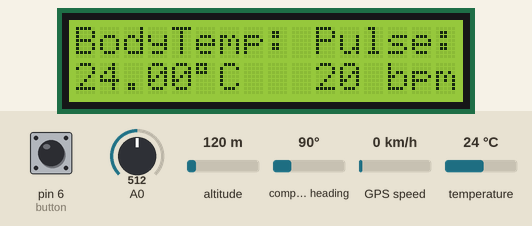
A sketch run on a simulated Arduino Uno, built with avr-gcc and run on an emulated ATmega328P. On the bench: 16×2 character LCD. The test bench sets the inputs (shaded band); at power-on: temperature 24 °C, A0 = 512, pin 6 (button) LOW, altitude 120 m, compass heading 90°, GPS speed 0 km/h. The GPS gets a fix after 3 s at 37.7749, -122.4194 with 8 satellites; the modem accepts every AT command (registered, SIM ready, sends succeed) and sends nothing else.

Above: at 2.3 s.
2.4 s: temperature set to 10.7 °C
At 3.0 s:
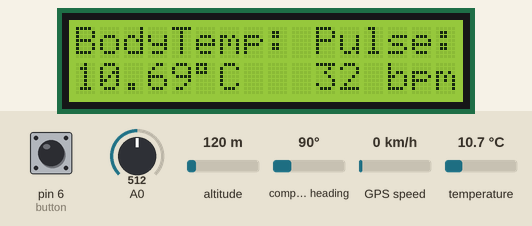
5.0 s: temperature set to 9.3 °C
At 8.0 s:
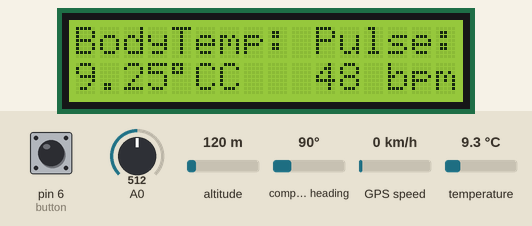
8.3 s: A0 set to 111
At 9.6 s:
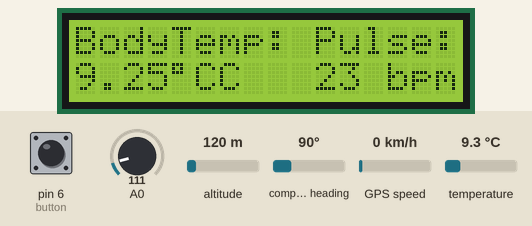
10.7 s: A0 set to 98
At 14.5 s:
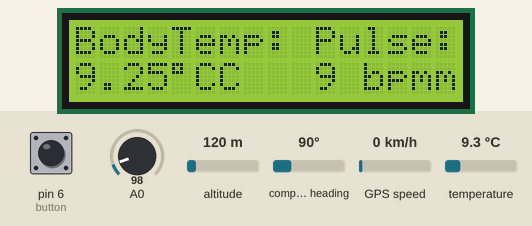
14.8 s: pin 6 (button) pulled HIGH for 1 s
At 17.9 s:
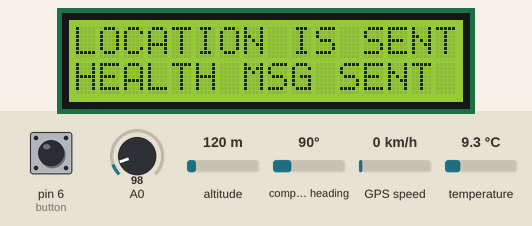
19.8 s: pin 6 (button) pulled HIGH for 3.2 s
At 24.0 s:
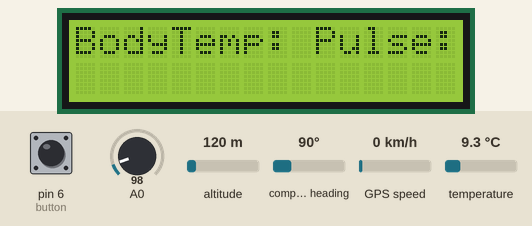
Timing chart, 0 to 25.5 s (numbered marks = the images above; inputs shaded):
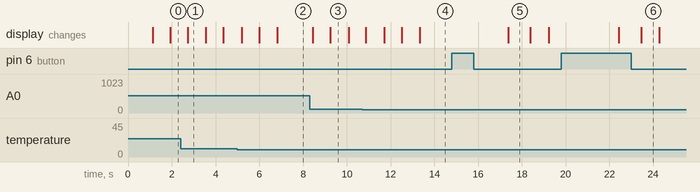

The sketch:

Health_and_GPS_tracking.ino
```cpp
#include <TinyGPS++.h>
#include <SoftwareSerial.h>
#include <LiquidCrystal_I2C.h>
#include <DallasTemperature.h>
#include <OneWire.h>
#include <Wire.h>

LiquidCrystal_I2C lcd(0x27, 16, 2);
SoftwareSerial GSM(2, 3);
#define button 6
#define ONE_WIRE_BUS 5


unsigned long t = 0;
unsigned long start = 0;
unsigned long p = 0;
const String PHONE = "+918889986226";

TinyGPSPlus gps;
OneWire onewire(ONE_WIRE_BUS);
DallasTemperature sensors(&onewire);

void setup() {
  Serial.begin(9600);
  GSM.begin(9600);

  pinMode(button, INPUT);
  sensors.begin();

  GSM.print("AT+CNMI=2,2,0,0,0");
  lcd.init();
  lcd.backlight();
  lcd.clear();
  lcd.home();
  lcd.print("Intializing....");
  delay(1000);
  lcd.clear();
  lcd.setCursor(0, 0);
  lcd.print("BodyTemp:");
  lcd.setCursor(10, 0);
  lcd.print("Pulse:");
  start = millis();
  p = millis();
}

int mybpm = 0;
float bt = 0;
bool l = 0;
void loop() {

  sensors.requestTemperatures();  //temperature

  bt = sensors.getTempCByIndex(0);
  lcd.setCursor(0, 1);
  lcd.print(bt);
  lcd.write(223);  // Serial.print("\xB0");  //shows degrees character
  lcd.print("C");

  mybpm = 0.6 * mybpm + 0.4* map(analogRead(A0), 0, 1023, 0, 100);
  lcd.setCursor(10, 1);
  lcd.print(mybpm);
  lcd.print(" bpm");

  while (Serial.available() > 0)
    if (gps.encode(Serial.read())) {
            if (!gps.location.isValid()) {
      }
    }

  if (millis() - start > 5000 && gps.charsProcessed() < 10) {
    start = millis();
  }


  if (digitalRead(button) == 1 || bt > 45) {
    msgAll();
    lcd.clear();
    lcd.home();
    lcd.print("LOCATION IS SENT");
    lcd.setCursor(0, 1);
    lcd.print("HEALTH MSG SENT");
    delay(1000);
    lcd.clear();
    lcd.setCursor(0, 0);
    lcd.print("BodyTemp:");
    lcd.setCursor(10, 0);
    lcd.print("Pulse:");
  }

  delay(20);
}

void msgAll() {
  GSM.print("AT+CMGF=1\r");
  delay(1000);
  GSM.print("AT+CMGS=\"" + PHONE + "\"\r");
  delay(1000);
  GSM.println("Player Vivek Patel need help");
  GSM.print("http://maps.google.com/maps?q=loc:");
  GSM.print(gps.location.lat(), 6);
  GSM.print(",");
  GSM.print(gps.location.lng(), 6);

  delay(200);
  GSM.print("\nHEART RATE: ");
  GSM.print(mybpm);
  GSM.print(" bpm");
  GSM.print("\nBody temprature: ");
  GSM.print(bt);
  GSM.print(" ");
  GSM.print("C");
  GSM.write(byte(26));  //Ctrl+Z  send message command (26 in decimal).
  GSM.write(0x1A);      //ascii code for ctrl-26 // //ascii code for ctrl-26
  GSM.println((char)26);
}
```

Measured:
- the behaviour switches between 10 and 9.9 °C on temperature (found by bisection; images 1 and 2)
- the behaviour switches between 103 and 102 on A0 (found by bisection; images 3 and 4)
- after the input at 5.0 s, the display: first changes after 0.19 s (image 2 shows a later state)
- after the input at 8.3 s, the display: first changes after 0.15 s (image 3 shows a later state)
- after the input at 14.8 s, the display: changes after 2.6 s (image 5)
- after the input at 19.8 s, the display: first changes after 2.6 s (image 6 shows a later state)
- what the display in image 1 shows lasts 0.9 s, from 2.7 s to 3.6 s
